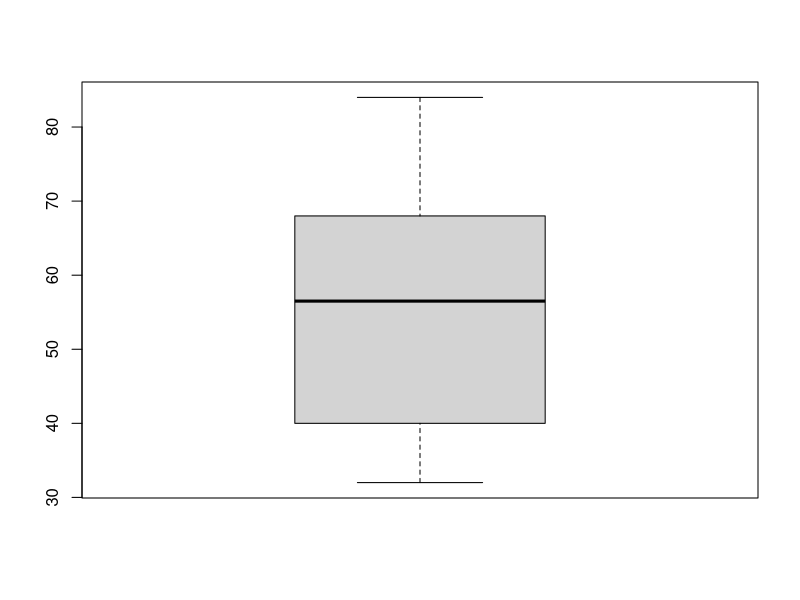
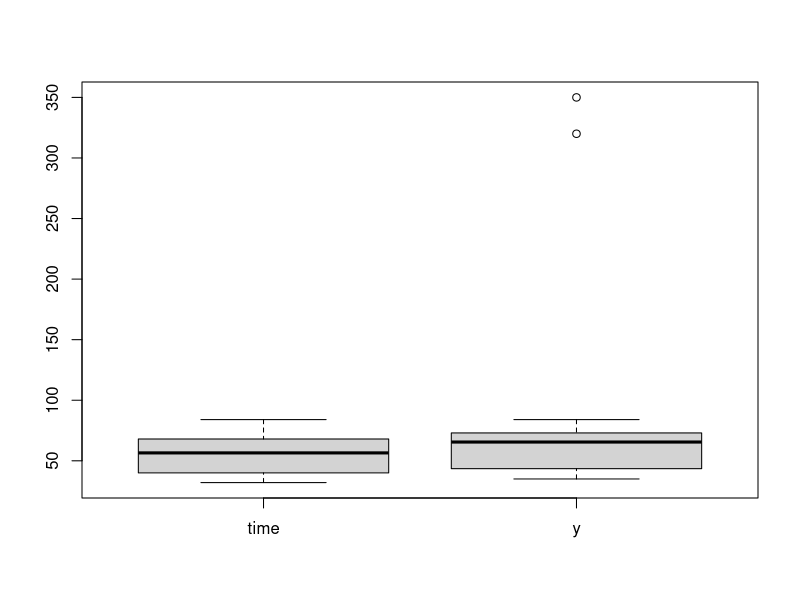

These charts were generated, in order, by the following R code:
time = c(32, 35, 45, 83, 74, 55, 68, 38, 35,55, 66, 65, 42, 68, 72, 84, 67, 36, 42, 58)

max(time)- min(time)

range(time) #gives max and min values

IQR(time) #interquartile range

IQR(time)/2 #quartile deviation

#Handling missing values
new_time = c(NA, 45, 83, 74, 55, 68,NA, 38,35, 55, 66, 65, 42,NA, 68, 72, 84, 67, 36, 42, 58)

max(new_time, na.rm = TRUE) - min(new_time,na.rm = TRUE)

IQR(new_time,na.rm = TRUE)

IQR(new_time, na.rm = TRUE)/2

mean(abs(time - 10)) #absolute mean deviation around 10

median(time)

mean(abs(time - median(time))) #absolute mean deviation around median

var(time) #variance with (n-1) divisor i.e. sample variance

sqrt(var(time)) #standard deviation with (n-1) divisor i.e. standard deviation of a sample

((length(time) - 1)/length(time))*var(time)
#variance with divisor (n) i.e. population variance

sqrt(((length(time) - 1)/length(time))*var(time))
#standard deviation with divisor (n) i.e. standard deviation of a population

sqrt(var(time))/mean(time) #coefficient of variation (CV)

summary(time) #gives min,max,mean and quartiles

boxplot(time)

y = c(320, 350, 45, 83, 74, 55, 68, 38,35, 55, 66, 65, 42, 68, 72, 84, 67, 36, 42, 58)

df = data.frame(time, y) #creates a dataframe

boxplot(df)
